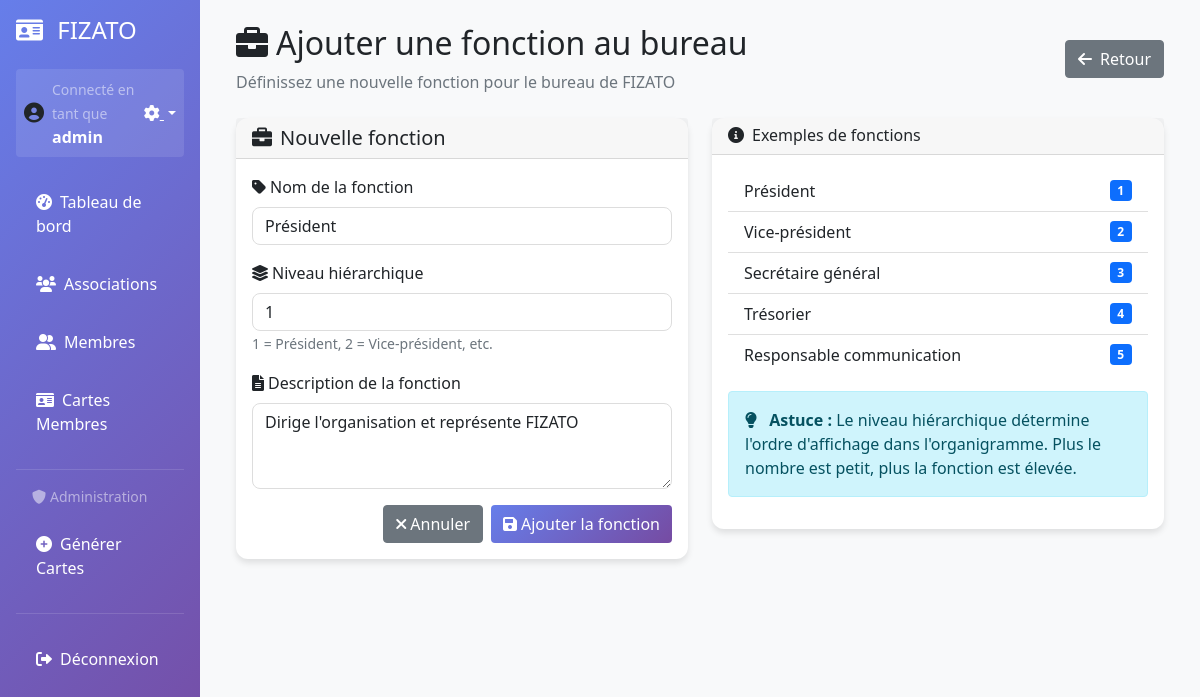
Page /fizato/fonction/1/modifier/ (signed in) on the committed database.
### membres/models.py (models this page shows, shortened)
class FonctionBureau(models.Model):
    nom = models.CharField(max_length=100, verbose_name="Nom de la fonction")
    niveau_hierarchique = models.PositiveIntegerField(default=1, verbose_name="Niveau hiérarchique",
                                                     help_text="1 = Président, 2 = Vice-président, etc.")
    description = models.TextField(blank=True, null=True, verbose_name="Description de la fonction")
    class Meta:
        verbose_name = "Fonction du Bureau"
        verbose_name_plural = "Fonctions du Bureau"
        ordering = ['niveau_hierarchique', 'nom']

### membres/views.py (the view)
# urls.py: path('fizato/fonction/<int:fonction_id>/modifier/', views.modifier_fonction_bureau, name='modifier_fonction_bureau'),
@admin_required
def modifier_fonction_bureau(request, fonction_id):
    fonction = get_object_or_404(FonctionBureau, id=fonction_id)
    if request.method == 'POST':
        form = FonctionBureauForm(request.POST, instance=fonction)
        if form.is_valid():
            form.save()
            messages.success(request, f'La fonction "{fonction.nom}" a été modifiée avec succès.')
            return redirect('detail_fizato')
    else:
        form = FonctionBureauForm(instance=fonction)
    return render(request, 'membres/ajouter_fonction_bureau.html', {
        'form': form,
        'fonction': fonction,
        'is_edit': True,
    })

### membres/forms.py
class FonctionBureauForm(forms.ModelForm):
    class Meta:
        model = FonctionBureau
        fields = ['nom', 'niveau_hierarchique', 'description']
        widgets = {
            'nom': forms.TextInput(attrs={
                'class': 'form-control',
                'placeholder': 'Nom de la fonction (ex: Président, Secrétaire...)'
            }),
            'niveau_hierarchique': forms.NumberInput(attrs={
                'class': 'form-control',
                'min': 1,
                'placeholder': '1 = Président, 2 = Vice-président, etc.'
            }),
            'description': forms.Textarea(attrs={
                'class': 'form-control',
                'rows': 3,
                'placeholder': 'Description de la fonction'
            }),
        }

### membres/templates/membres/ajouter_fonction_bureau.html (shortened to what this page needs)
{% extends "membres/base.html" %}
{% block content %}
<div class="d-flex justify-content-between align-items-center mb-4">
    <div>
        <h2><i class="fas fa-briefcase me-2"></i>Ajouter une fonction au bureau</h2>
        <p class="text-muted mb-0">Définissez une nouvelle fonction pour le bureau de FIZATO</p>
    </div>
    <a href="{% url 'detail_fizato' %}" class="btn btn-secondary">
        <i class="fas fa-arrow-left me-2"></i>Retour
    </a>
</div>
<div class="row">
    <div class="col-lg-6">
        <div class="card">
            <div class="card-header">
                <h5 class="mb-0">
                    <i class="fas fa-briefcase me-2"></i>Nouvelle fonction
                </h5>
            </div>
            <div class="card-body">
                <form method="post">
                    <div class="mb-3">
                        <label for="{{ form.nom.id_for_label }}" class="form-label">
                            <i class="fas fa-tag me-1"></i>{{ form.nom.label }}
                        </label>
                        {{ form.nom }}
                    </div>
                    <div class="mb-3">
                        <label for="{{ form.niveau_hierarchique.id_for_label }}" class="form-label">
                            <i class="fas fa-layer-group me-1"></i>{{ form.niveau_hierarchique.label }}
                        </label>
                        {{ form.niveau_hierarchique }}
                        {% if form.niveau_hierarchique.help_text %}
                            <small class="form-text text-muted">{{ form.niveau_hierarchique.help_text }}</small>
                        {% endif %}
                    </div>
                    <div class="mb-3">
                        <label for="{{ form.description.id_for_label }}" class="form-label">
                            <i class="fas fa-file-alt me-1"></i>{{ form.description.label }}
                        </label>
                        {{ form.description }}
                    </div>
                    <div class="d-flex justify-content-end">
                        <a href="{% url 'detail_fizato' %}" class="btn btn-secondary me-2">
                            <i class="fas fa-times me-1"></i>Annuler
                        </a>
                        <button type="submit" class="btn btn-primary">
                            <i class="fas fa-save me-1"></i>Ajouter la fonction
                        </button>
                    </div>
                </form>
            </div>
        </div>
    </div>
    <div class="col-lg-6">
        <div class="card">
            <div class="card-header">
                <h6 class="mb-0">
                    <i class="fas fa-info-circle me-2"></i>Exemples de fonctions
                </h6>
            </div>
            <div class="card-body">
                <div class="list-group list-group-flush">
                    <div class="list-group-item d-flex justify-content-between align-items-center">
                        <span>Président</span>
                        <span class="badge bg-primary">1</span>
                    </div>
                    <div class="list-group-item d-flex justify-content-between align-items-center">
                        <span>Vice-président</span>
                        <span class="badge bg-primary">2</span>
                    </div>
                    <div class="list-group-item d-flex justify-content-between align-items-center">
                        <span>Secrétaire général</span>
                        <span class="badge bg-primary">3</span>
                    </div>
                    <div class="list-group-item d-flex justify-content-between align-items-center">
                        <span>Trésorier</span>
                        <span class="badge bg-primary">4</span>
                    </div>
                    <div class="list-group-item d-flex justify-content-between align-items-center">
                        <span>Responsable communication</span>
                        <span class="badge bg-primary">5</span>
                    </div>
                </div>
                <div class="alert alert-info mt-3" role="alert">
                    <i class="fas fa-lightbulb me-2"></i>
                    <strong>Astuce :</strong> Le niveau hiérarchique détermine l'ordre d'affichage dans l'organigramme. Plus le nombre est petit, plus la fonction est élevée.
                </div>
            </div>
        </div>
    </div>
</div>
{% endblock %}

### membres/templates/membres/base.html (shortened to what this page needs)
<!DOCTYPE html>
<html lang="fr">
<head>
    <link href="https://cdn.jsdelivr.net/npm/bootstrap@5.1.3/dist/css/bootstrap.min.css" rel="stylesheet">
    <link href="https://cdnjs.cloudflare.com/ajax/libs/font-awesome/6.0.0/css/all.min.css" rel="stylesheet">
</head>
<body class="bg-light">
    <div class="container-fluid">
        <div class="row">
            <div class="col-md-3 col-lg-2 sidebar p-0">
                <div class="p-3">
                    <h4 class="text-white mb-4">
                        <a href="{% url 'admin:index' %}" class="text-white text-decoration-none admin-icon" title="Administration Django">
                            <i class="fas fa-id-card me-2"></i>
                        </a><a href="{% url 'detail_fizato' %}" class="text-white text-decoration-none" title="Détails FIZATO">FIZATO</a>
                    </h4>
                    {% if user.is_authenticated %}
                        <div class="user-status mb-3 p-2 rounded" style="background: rgba(255,255,255,0.1);">
                            <div class="d-flex align-items-center">
                                <div class="me-2">
                                    {% if user.membre and user.membre.photo %}
                                        <img src="{{ user.membre.photo.url }}" alt="Photo profil"
                                             class="rounded-circle" style="width: 40px; height: 40px; object-fit: cover;">
                                    {% else %}
                                        <i class="fas fa-user-circle fa-lg"></i>
                                    {% endif %}
                                </div>
                                <div class="flex-grow-1">
                                    <small class="text-white-50">Connecté en tant que</small>
                                    <div class="text-white fw-bold">{{ user.get_full_name|default:user.username }}</div>
                                </div>
                                <div class="dropdown">
                                    <a href="#" class="text-white dropdown-toggle" data-bs-toggle="dropdown" title="Options du profil">
                                        <i class="fas fa-cog"></i>
                                    </a>
                                </div>
                            </div>
                        </div>
                    {% endif %}
                    <nav class="nav flex-column">
                        <a class="nav-link" href="{% url 'dashboard' %}">
                            <i class="fas fa-tachometer-alt me-2"></i>Tableau de bord
                        </a>
                        <a class="nav-link" href="{% url 'liste_associations' %}">
                            <i class="fas fa-users me-2"></i>Associations
                        </a>
                        <a class="nav-link" href="{% url 'liste_membres' %}">
                            <i class="fas fa-user-friends me-2"></i>Membres
                        </a>
                        <a class="nav-link" href="{% url 'liste_cartes_membres' %}">
                            <i class="fas fa-id-card me-2"></i>Cartes Membres
                        </a>
                        {% if user.is_staff or user.is_superuser %}
                        <hr class="text-white-50 my-3">
                        <small class="text-white-50 px-3 mb-2 d-block">
                            <i class="fas fa-shield-alt me-1"></i>Administration
                        </small>
                        <a class="nav-link" href="{% url 'generer_cartes' %}">
                            <i class="fas fa-plus-circle me-2"></i>Générer Cartes
                        </a>
                        {% endif %}
                        {% if user.is_authenticated %}
                        <hr class="text-white-50">
                        <a class="nav-link" href="#" data-bs-toggle="modal" data-bs-target="#logoutModal">
                            <i class="fas fa-sign-out-alt me-2"></i>Déconnexion
                        </a>
                        {% endif %}
                    </nav>
                </div>
            </div>
            <div class="col-md-9 col-lg-10">
                <div class="p-4">
                    {% block content %}
                    {% endblock %}
                </div>
            </div>
        </div>
    </div>
</body>
</html>

### membres/templates/membres/base.html (style rules this page uses)
.sidebar { min-height: 100vh; background: linear-gradient(135deg, #667eea 0%, #764ba2 100%); }
.sidebar .nav-link { color: white; padding: 12px 20px; margin: 5px 0; border-radius: 8px; transition: all 0.3s; }
.card { box-shadow: 0 4px 6px rgba(0, 0, 0, 0.1); border: none; border-radius: 12px; }
.btn-primary { background: linear-gradient(135deg, #667eea 0%, #764ba2 100%); border: none; }
.form-control, .form-select { border-radius: 8px; border: 1px solid #ddd; }

### rows in the picture
FonctionBureau: nom "Président", niveau_hierarchique "1", description "Dirige l'organisation et représente FIZATO"

### other values in the picture
{{ user.get_full_name|default:user.username }} "admin"
